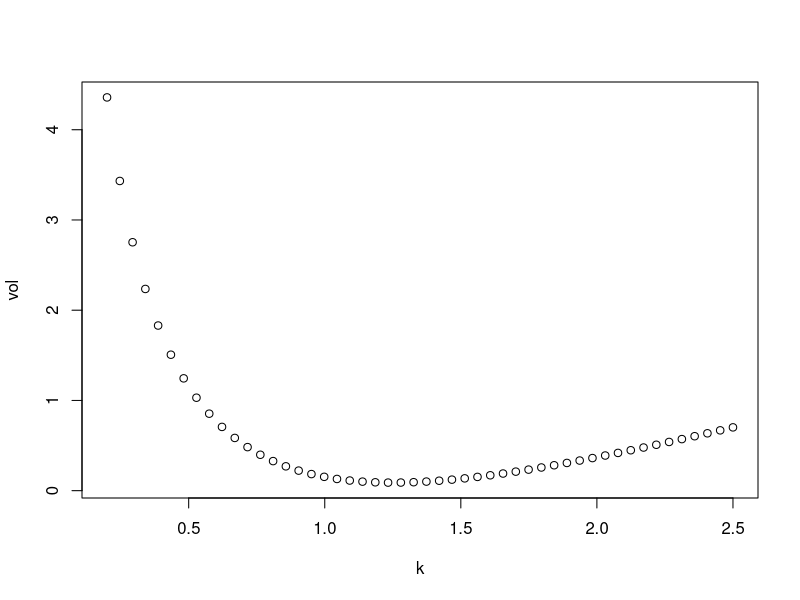

This figure's R source:
###########################################
### M\'etodos de interpolaci\'on de vol ###
###########################################


# Vanna-Volga method -------------------------------------------------------

VannaVolgaVegaInterpolation1<-function(k,S0,t,d_d,d_f,v_atm,v_rr,v_vwb){
  
  F<-S0*d_f/d_d
  
  k_atm<-F*exp(v_atm^2*t/2)
  
  v_25c<-v_atm+v_vwb+v_rr/2
  
  v_25p<-v_atm+v_vwb-v_rr/2
  
  k_25c<-F*exp(-qnorm(.25/d_f)*v_25c*sqrt(t)+v_25c^2*t/2)
  
  k_25p<-F*exp(qnorm(.25/d_f)*v_25p*sqrt(t)+v_25p^2*t/2)
  
  x_1<-log(k_atm/k)*log(k_25c/k)/(log(k_atm/k_25p)*log(k_25c/k_25p))
  
  x_2<-log(k/k_25p)*log(k_25c/k)/(log(k_atm/k_25p)*log(k_25c/k_atm))
  
  x_3<-log(k/k_25p)*log(k/k_atm)/(log(k_25c/k_25p)*log(k_25c/k_atm))
  
  return(v_25p*x_1+v_atm*x_2+v_25c*x_3)
}
S0<-1.205
tenor<-94/365
domestic_discount_factor<-.9902752
foreign_discount_factor<-.9945049
at_the_money<-.0905
risk_reversal<--.0050
vega_weighted_butterfly<-.0013
VannaVolgaVegaInterpolation1(S0*foreign_discount_factor/domestic_discount_factor*exp(at_the_money^2*tenor/2),S0,tenor,domestic_discount_factor,
                             foreign_discount_factor,at_the_money,
                             risk_reversal,vega_weighted_butterfly)
k<-seq(.2,2.5,length.out = 50)
vol<-sapply(k,VannaVolgaVegaInterpolation1,S0=S0,t=tenor,d_d=domestic_discount_factor,
            d_f=foreign_discount_factor,v_atm=at_the_money,
            v_rr=risk_reversal,v_vwb=vega_weighted_butterfly)
plot(k,vol)
